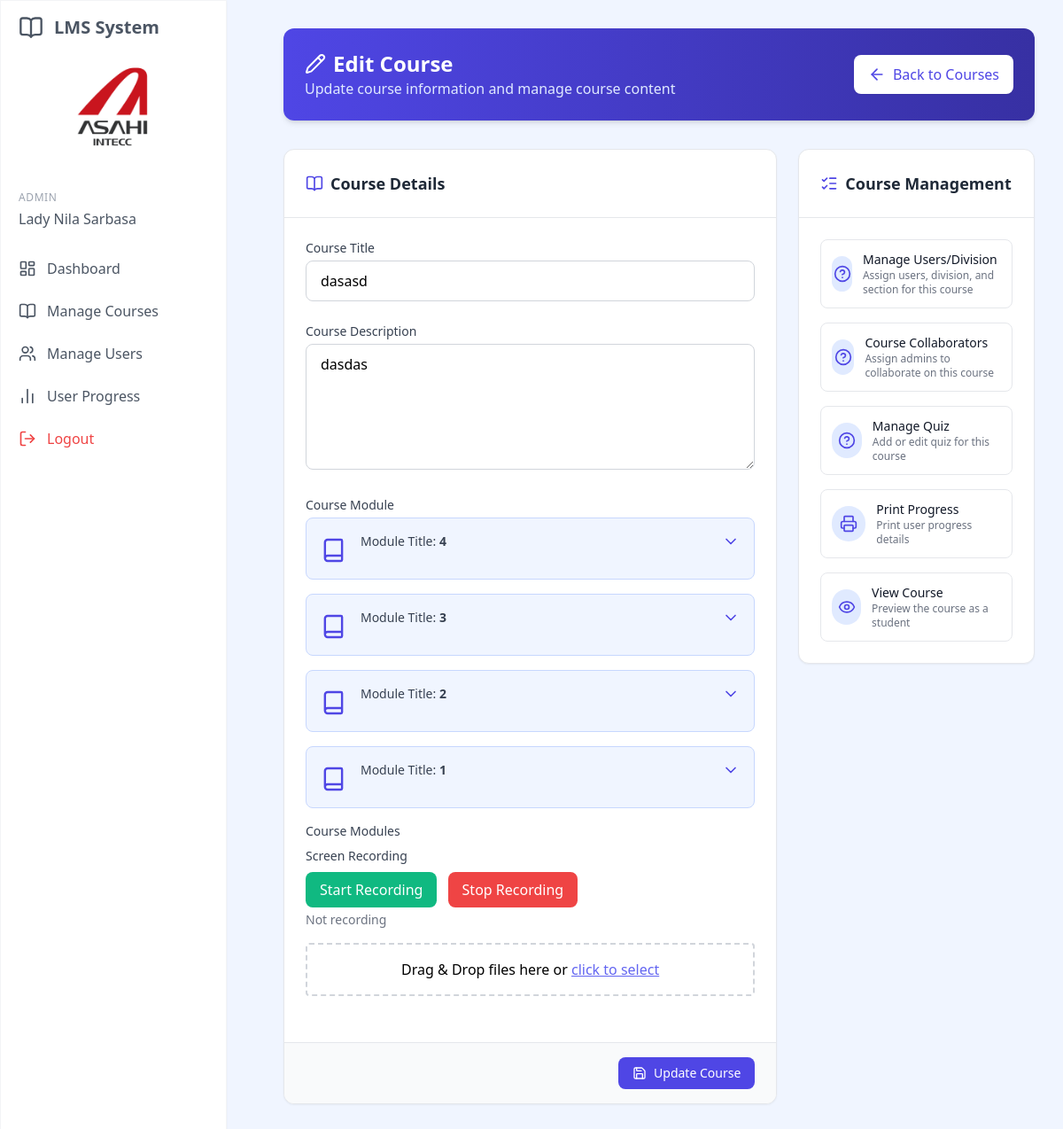
The page /edit_course.php?id=340 (signed in) on the database its author committed.
### tables this page shows
CREATE TABLE `courses` (
  `id` int(11) NOT NULL,
  `title` varchar(100) NOT NULL,
  `description` text DEFAULT NULL,
  `department` int(10) DEFAULT NULL,
  `division` int(10) DEFAULT NULL,
  `section` int(10) DEFAULT NULL,
  `company_group` tinyint(11) DEFAULT NULL,
  `position` tinyint(11) DEFAULT NULL,
  `group_id` int(11) DEFAULT NULL,
  `created_by` int(11) DEFAULT NULL,
  `has_video` int(11) DEFAULT 0,
  `created_at` timestamp NULL DEFAULT current_timestamp(),
  `updated_at` timestamp NULL DEFAULT current_timestamp() ON UPDATE current_timestamp(),
  `is_final` tinyint(1) NOT NULL DEFAULT 0,
  `removed` tinyint(1) NOT NULL DEFAULT 0
);

CREATE TABLE `course_videos` (
  `id` int(11) NOT NULL,
  `course_id` int(11) DEFAULT NULL,
  `module_name` varchar(100) NOT NULL,
  `module_description` varchar(255) NOT NULL,
  `video_url` varchar(255) NOT NULL,
  `file_size` int(11) DEFAULT NULL,
  `created_at` timestamp NULL DEFAULT current_timestamp(),
  `updated_at` timestamp NULL DEFAULT current_timestamp() ON UPDATE current_timestamp(),
  `removed` tinyint(1) NOT NULL DEFAULT 0
);

### web/edit_course.php (the view, shortened to what this page needs)
<?php
require_once __DIR__ . '/server_controller/course_update.php';
$course_id = $_GET['id'] ?? 0;
$stmt = $conn->prepare("SELECT id, title, description, created_by, has_video, department, section, division, group_id FROM courses WHERE id = ? AND removed = 0");
$stmt->bind_param("i", $course_id);
$stmt->execute();
$course = $stmt->get_result()->fetch_assoc();
$video_info = null;
$stmt = $conn->prepare("SELECT id, course_id, file_size, module_name, module_description, video_url FROM course_videos WHERE course_id = ? AND removed = 0 ORDER BY id DESC");
$stmt->bind_param("i", $course_id);
$stmt->execute();
$video_result = $stmt->get_result();
if ($video_result->num_rows > 0) {
    while ($row = $video_result->fetch_assoc()) {
        $video_info[] = $row;
    }
}
?>
<!DOCTYPE html>
<html lang="en">
<head>
    <script src="https://cdn.tailwindcss.com"></script>
    <link rel="stylesheet" href="../assets/css/style.css">
</head>
<body class="bg-blue-50">
    <?php include 'includes/sidebar.php'; ?>
    <div class="p-8 sm:ml-72">
        <div class="container mx-auto">
            <div class="bg-gradient-to-r from-blue-600 to-blue-800 rounded-xl p-6 mb-8 shadow-md">
                <div class="flex justify-between items-center">
                    <div>
                        <h1 class="text-2xl font-bold text-white flex items-center gap-2">
                            <i data-lucide="pencil" class="w-6 h-6"></i> Edit Course
                        </h1>
                        <p class="text-blue-100">Update course information and manage course content</p>
                    </div>
                    <a href="manage_courses.php" class="px-4 py-2.5 bg-white text-blue-600 rounded-lg flex items-center gap-2 transition-all duration-200 font-medium shadow-sm">
                        <i data-lucide="arrow-left" class="w-5 h-5"></i>
                        <span>Back to Courses</span>
                    </a>
                </div>
            </div>
            <div class="grid grid-cols-1 lg:grid-cols-3 gap-6">
                <div class="lg:col-span-2">
                    <div class="bg-white rounded-xl border border-gray-200 shadow-sm hover:shadow-md transition-all duration-300 overflow-hidden">
                        <div class="p-6 border-b border-gray-200">
                            <h2 class="text-lg font-semibold text-gray-800 flex items-center gap-2">
                                <i data-lucide="book-open" class="w-5 h-5 text-blue-600"></i>
                                Course Details
                            </h2>
                        </div>
                        <form id="updateCourseForm"  action="server_controller/course_update.php" method="POST" enctype="multipart/form-data">
                            <div class="p-6 space-y-6">
                                <div>
                                    <label for="title" class="block text-sm font-medium text-gray-700 mb-1">Course Title</label>
                                    <input type="text"
                                           class="w-full px-4 py-2.5 rounded-lg border border-gray-300 focus:ring-2 focus:ring-blue-200 focus:border-blue-500 transition"
                                           id="title"
                                           name="title"
                                           value="<?php echo htmlspecialchars($course['title']); ?>"
                                           required>
                                </div>
                                <div>
                                    <label for="description" class="block text-sm font-medium text-gray-700 mb-1">Course Description</label>
                                    <textarea
                                        class="w-full px-4 py-2.5 rounded-lg border border-gray-300 focus:ring-2 focus:ring-blue-200 focus:border-blue-500 transition"
                                        id="description"
                                        name="description"
                                        rows="5"
                                        required><?php echo htmlspecialchars($course['description']); ?></textarea>
                                </div>
                                <div>
                                    <label for="course_video" class="block text-sm font-medium text-gray-700 mb-1">Course Module</label>
                                    <?php if (!empty($video_info)): ?>
                                        <?php foreach ($video_info as $index => $video): ?>
                                            <div class="mb-4">
                                                <div class="bg-blue-50 border border-blue-200 rounded-lg p-4">
                                                    <div class="flex items-start gap-4">
                                                        <i data-lucide="book" class="w-8 h-8 text-blue-600 mt-1"></i>
                                                        <div class="w-full">
                                                            <div class="flex items-center justify-between">
                                                                <p class="text-sm text-gray-700">
                                                                    Module Title: <span class="font-semibold"><?php echo basename($video['module_name']); ?></span>
                                                                </p>
                                                                <button type="button"
                                                                    class="toggle-details text-blue-600 hover:text-blue-800 transition"
                                                                    data-target="details-<?php echo $index; ?>">
                                                                    <i data-lucide="chevron-down" class="w-5 h-5"></i>
                                                                </button>
                                                            </div>
                                                        </div>
                                                    </div>
                                                </div>
                                            </div>
                                        <?php endforeach; ?>
                                    <?php endif; ?>
                                    <div class="mb-4">
                                        <label class="block text-sm font-medium text-gray-700 mb-2">Course Modules</label>
                                        <div class="mb-4">
                                            <label class="block text-sm font-medium text-gray-700 mb-2">Screen Recording</label>
                                            <button type="button" id="startRecordingBtn" class="px-4 py-2 bg-green-500 text-white rounded-lg hover:bg-green-600">Start Recording</button>
                                            <button type="button" id="stopRecordingBtn" class="px-4 py-2 bg-red-500 text-white rounded-lg hover:bg-red-600 ml-2" disabled>Stop Recording</button>
                                            <p id="recordingStatus" class="text-sm text-gray-500 mt-1">Not recording</p>
                                        </div>
                                        <div id="dropArea"
                                            class="w-full p-4 border-2 border-dashed border-gray-300 rounded text-center cursor-pointer hover:border-blue-400 transition-colors"
                                            ondragover="event.preventDefault()"
                                            ondrop="handleDrop(event)">
                                            Drag & Drop files here or <span class="text-blue-500 underline">click to select</span>
                                        </div>
                                    </div>
                                </div>
                            </div>
                            <div class="px-6 py-4 bg-gray-50 border-t border-gray-200 flex justify-end">
                                <button type="submit" name="update_course" class="px-4 py-2 bg-blue-600 hover:bg-blue-700 text-white rounded-lg transition flex items-center gap-2 text-sm font-medium">
                                    <i data-lucide="save" class="w-4 h-4"></i> Update Course
                                </button>
                            </div>
                        </form>
                    </div>
                </div>
                <div>
                    <div class="bg-white rounded-xl border border-gray-200 shadow-sm hover:shadow-md transition-all duration-300 overflow-hidden mb-6">
                        <div class="p-6 border-b border-gray-200">
                            <h2 class="text-lg font-semibold text-gray-800 flex items-center gap-2">
                                <i data-lucide="list-checks" class="w-5 h-5 text-blue-600"></i>
                                Course Management
                            </h2>
                        </div>
                        <div class="p-6 space-y-4">
                            <a href="manage_all_users.php?course_id=<?php echo $course_id; ?>" class="flex items-center gap-3 p-3 rounded-lg border border-gray-200 hover:border-blue-300 hover:bg-blue-50 transition-all group">
                                <div class="w-10 h-10 rounded-full bg-blue-100 flex items-center justify-center group-hover:bg-blue-200 transition-all">
                                    <i data-lucide="help-circle" class="w-5 h-5 text-blue-600"></i>
                                </div>
                                <div>
                                    <h3 class="text-sm font-medium text-gray-900">Manage Users/Division</h3>
                                    <p class="text-xs text-gray-500">Assign users, division, and section for this course</p>
                                </div>
                            </a>
                            <a href="course_collab.php?course_id=<?php echo $course_id; ?>" class="flex items-center gap-3 p-3 rounded-lg border border-gray-200 hover:border-blue-300 hover:bg-blue-50 transition-all group">
                                <div class="w-10 h-10 rounded-full bg-blue-100 flex items-center justify-center group-hover:bg-blue-200 transition-all">
                                    <i data-lucide="help-circle" class="w-5 h-5 text-blue-600"></i>
                                </div>
                                <div>
                                    <h3 class="text-sm font-medium text-gray-900">Course Collaborators</h3>
                                    <p class="text-xs text-gray-500">Assign admins to collaborate on this course</p>
                                </div>
                            </a>
                            <a href="manage_quiz.php?course_id=<?php echo $course_id; ?>" class="flex items-center gap-3 p-3 rounded-lg border border-gray-200 hover:border-blue-300 hover:bg-blue-50 transition-all group">
                                <div class="w-10 h-10 rounded-full bg-blue-100 flex items-center justify-center group-hover:bg-blue-200 transition-all">
                                    <i data-lucide="help-circle" class="w-5 h-5 text-blue-600"></i>
                                </div>
                                <div>
                                    <h3 class="text-sm font-medium text-gray-900">Manage Quiz</h3>
                                    <p class="text-xs text-gray-500">Add or edit quiz for this course</p>
                                </div>
                            </a>
                            <a href="print_course.php?id=<?php echo $course_id; ?>" target="_blank" class="flex items-center gap-3 p-3 rounded-lg border border-gray-200 hover:border-blue-300 hover:bg-blue-50 transition-all group">
                                <div class="w-10 h-10 rounded-full bg-blue-100 flex items-center justify-center group-hover:bg-blue-200 transition-all">
                                    <i data-lucide="printer" class="w-5 h-5 text-blue-600"></i>
                                </div>
                                <div>
                                    <h3 class="text-sm font-medium text-gray-900">Print Progress</h3>
                                    <p class="text-xs text-gray-500">Print user progress details</p>
                                </div>
                            </a>
                            <a href="view_course.php?id=<?php echo $course_id; ?>" class="flex items-center gap-3 p-3 rounded-lg border border-gray-200 hover:border-blue-300 hover:bg-blue-50 transition-all group">
                                <div class="w-10 h-10 rounded-full bg-blue-100 flex items-center justify-center group-hover:bg-blue-200 transition-all">
                                    <i data-lucide="eye" class="w-5 h-5 text-blue-600"></i>
                                </div>
                                <div>
                                    <h3 class="text-sm font-medium text-gray-900">View Course</h3>
                                    <p class="text-xs text-gray-500">Preview the course as a student</p>
                                </div>
                            </a>
                        </div>
                    </div>
                    </div>
                </div>
            </div>
        </div>
</body>
</html>

### rows shown on the page
courses: title "dasasd", description "dasdas"
course_videos: module_name "4"
course_videos: module_name "3"
course_videos: module_name "2"
course_videos: module_name "1"

### other values the page prints
$_SESSION['full_name'] "Lady Nila Sarbasa"
